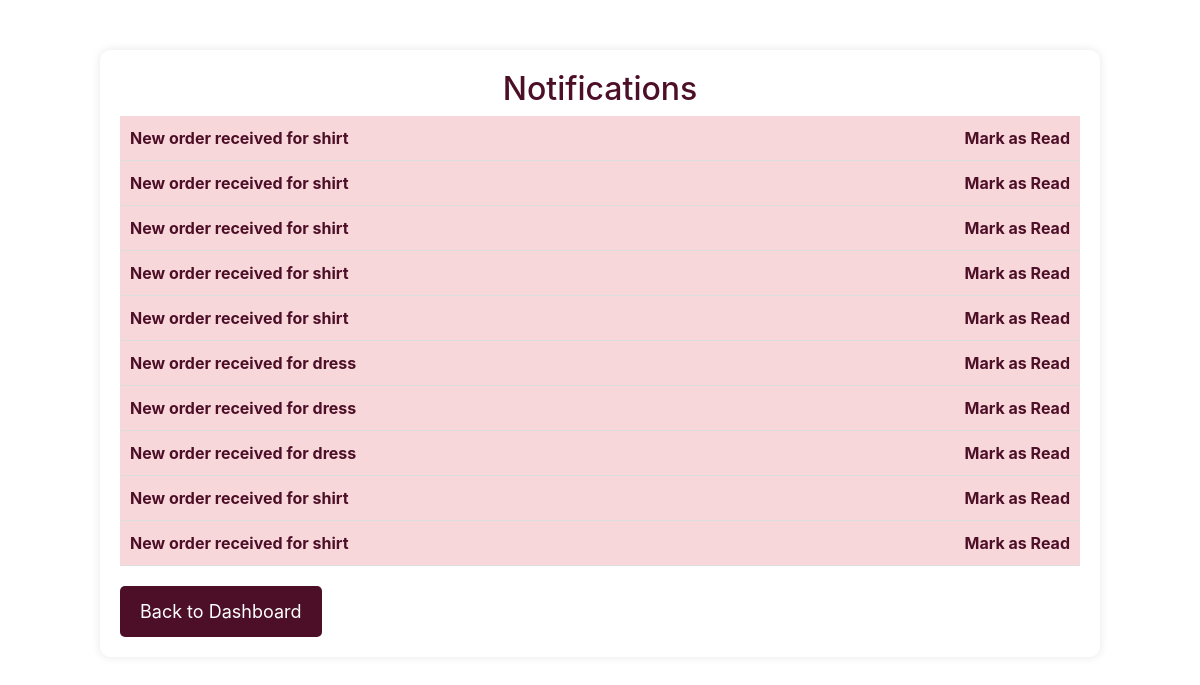
The app's page /notifications (signed in) with its own data.
### tables this page shows
CREATE TABLE notifications (
        id INTEGER PRIMARY KEY AUTOINCREMENT,
        manufacturer_id INTEGER NOT NULL,
        message TEXT NOT NULL,
        is_read INTEGER DEFAULT 0,  -- 0 = Unread, 1 = Read
        created_at TIMESTAMP DEFAULT CURRENT_TIMESTAMP,
        FOREIGN KEY (manufacturer_id) REFERENCES users(id)
        );

### app.py (the view)
@app.route('/notifications')
def notifications():
    if "user_id" not in session or session.get("user_type") != "manufacturer":
        flash("Unauthorized access!", "danger")
        return redirect(url_for("login"))
    manufacturer_id = session["user_id"]
    conn = sqlite3.connect("craftconnect.db")
    cursor = conn.cursor()
    cursor.execute("SELECT id, message, is_read FROM notifications WHERE manufacturer_id = ? ORDER BY id DESC", (manufacturer_id,))
    notifications = cursor.fetchall()
    conn.close()
    return render_template("notifications.html", notifications=notifications)

### templates/notifications.html (shortened to what this page needs)
<!DOCTYPE html>
<html lang="en">
<head>
    <link rel="stylesheet" href="{{ url_for('static', filename='css/styles.css') }}">
    <link rel="stylesheet" href="https://stackpath.bootstrapcdn.com/bootstrap/4.5.2/css/bootstrap.min.css">
</head>
<body>
    <div class="notification-container">
        <h2>Notifications</h2>
        {% if notifications %}
            {% for notification in notifications %}
                <div class="notification-item {% if not notification[2] %} unread {% endif %}" id="notif-{{ notification[0] }}">
                    <span>{{ notification[1] }}</span>
                    {% if not notification[2] %}
                    <span class="mark-read" onclick="markAsRead('{{ notification[0] }}')">Mark as Read</span>
                    {% endif %}
                </div>
            {% endfor %}
        {% else %}
            <p>No notifications available.</p>
        {% endif %}
        <a href="{{ url_for('manufacturer_dashboard') }}" class="button">Back to Dashboard</a>
    </div>
</body>
</html>

### static/css/styles.css (style rules this page uses)
body { margin: 0; padding: 0; overflow-x: hidden; font-family: Arial, sans-serif; background: white; color: #4D0F28; min-height: 100vh; box-sizing: border-box; width:100%; max-width: 100%; }
.button { display: inline-block; margin-top: 20px; padding: 12px 20px; font-size: 18px; background: #4D0F28; color: white; text-decoration: none; border-radius: 5px; transition: 0.3s ease; }
* { outline: none; box-sizing: border-box; max-width: 100vw; }

### templates/notifications.html (style rules this page uses)
.notification-container { max-width: 1000px; margin: auto; padding: 20px; background: #fff; box-shadow: 0px 0px 10px rgba(0, 0, 0, 0.1); border-radius: 10px; margin-top: 50px; }
.notification-container h2 { color: #4D0F28; text-align: center; }
.notification-item { padding: 10px; border-bottom: 1px solid #ddd; display: flex; justify-content: space-between; align-items: center; color: #4D0F28; }
.notification-item.unread { font-weight: bold; background: #f8d7da; }
.mark-read { cursor: pointer; color: #4D0F28; text-decoration: none; }

### records on screen
notifications: message "New order received for shirt"
notifications: message "New order received for shirt"
notifications: message "New order received for shirt"
notifications: message "New order received for shirt"
notifications: message "New order received for shirt"
notifications: message "New order received for dress"
notifications: message "New order received for dress"
notifications: message "New order received for dress"
notifications: message "New order received for shirt"
notifications: message "New order received for shirt"
